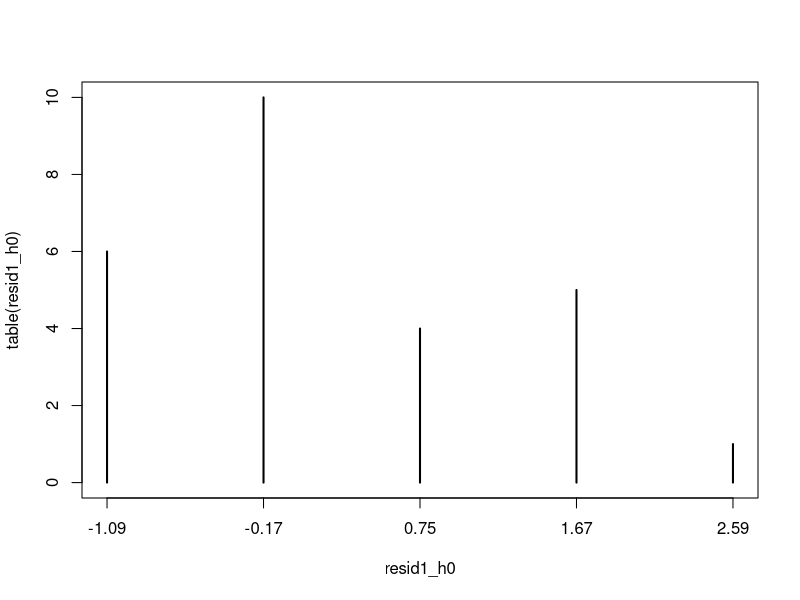
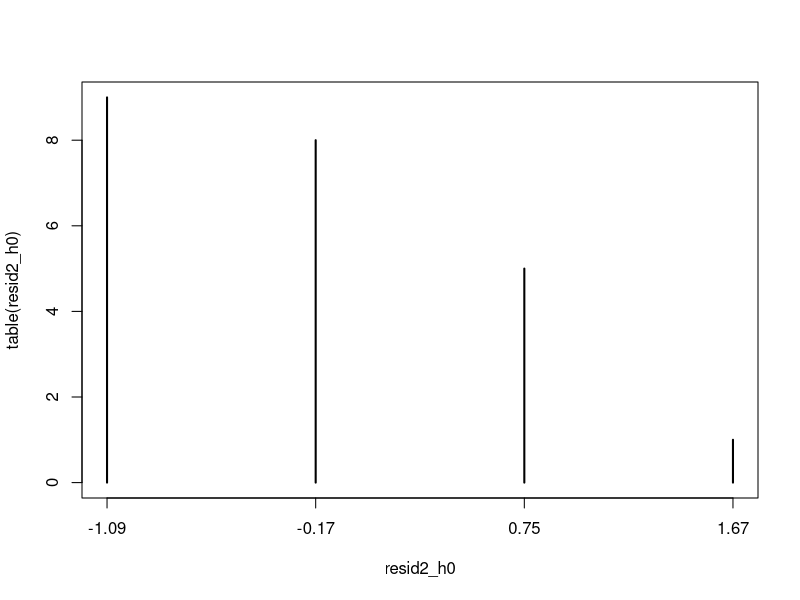
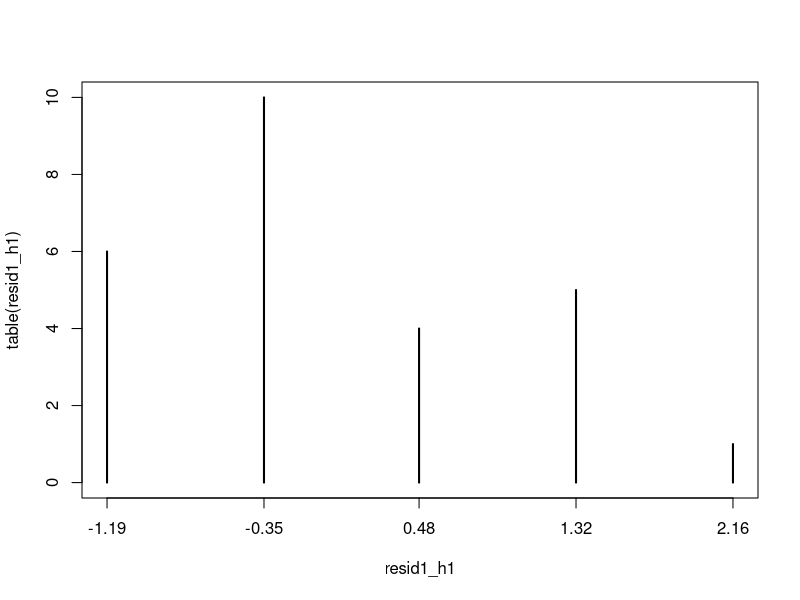
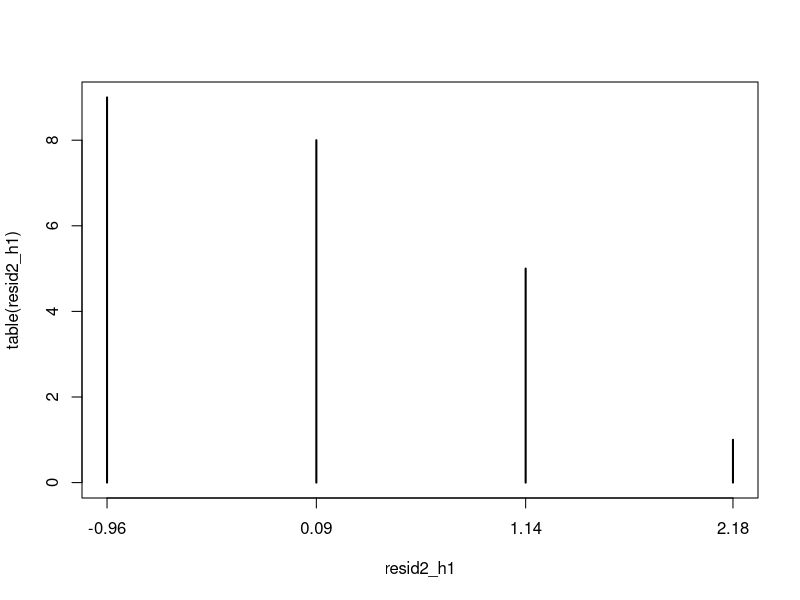

R code for these plots, in order:
# 1.3 Australian longitudinal study on women's health

### DATA ###

# town
Y1 <- c(0,1,1,0,2,3,0,1,1,1,1,2,0,1,3,0,1,2,1,3,3,4,1,3,2,0)
K1 <- length(Y1)

# country
Y2 <- c(2,0,3,0,0,1,1,1,1,0,0,2,2,0,1,2,0,0,1,1,1,0,2)
K2 <- length(Y2)

N <- K1 + K2

### FUNCTION DEFS ###

# evaluate expression for each element in Y_vect, then sum them all up
# Y_vect can be one vector, or a vector of vectors i.e. multiple datasets
log_summation <- function(Y_vect, theta) {
  sum(Y_vect * log(theta) - theta - log(factorial(Y_vect)))
}

# sum elements of Y_vect, then divide by N
# Y_vect can be one vector, or a vector of vectors i.e. multiple datasets
theta_summation <- function(Y_vect, N) {
  sum(Y_vect) / N
}

# return vector of residuals for one dataset
residuals <- function(Y, theta_hat, round_to) {
  round((Y - theta_hat) / sqrt(theta_hat), round_to)
}

### EXERCISES ###

# compute parameter estimate and log-likelihood under H0
theta_hat_h0 <- theta_summation(c(Y1, Y2), N)
logl_h0 <- log_summation(c(Y1, Y2), theta_hat_h0)

# compute parameter estimates and log-likelihood under H1
theta_hat1_h1 <- theta_summation(Y1, K1)
theta_hat2_h1 <- theta_summation(Y2, K2)
logl_h1 <- log_summation(Y1, theta_hat1_h1) + log_summation(Y2, theta_hat2_h1)

# plot residuals under H0
resid1_h0 <- residuals(Y1, theta_hat_h0, 2)
resid2_h0 <- residuals(Y2, theta_hat_h0, 2)
plot(table(resid1_h0))
plot(table(resid2_h0))

# plot residuals under H1
resid1_h1 <- residuals(Y1, theta_hat1_h1, 2)
resid2_h1 <- residuals(Y2, theta_hat2_h1, 2)
plot(table(resid1_h1))
plot(table(resid2_h1))

# compute test statistic under H0
sum_rsq_h0 <- sum(c(resid1_h0, resid2_h0)**2)
m_h0 <- K1 + K2 - 1

# compute test statistic under H1
sum_rsq_h1 <- sum(c(resid1_h1, resid2_h1)**2)
m_h1 <- K1 + K2 - 2

# difference between test statistics
sum_rsq_h0 - sum_rsq_h1

